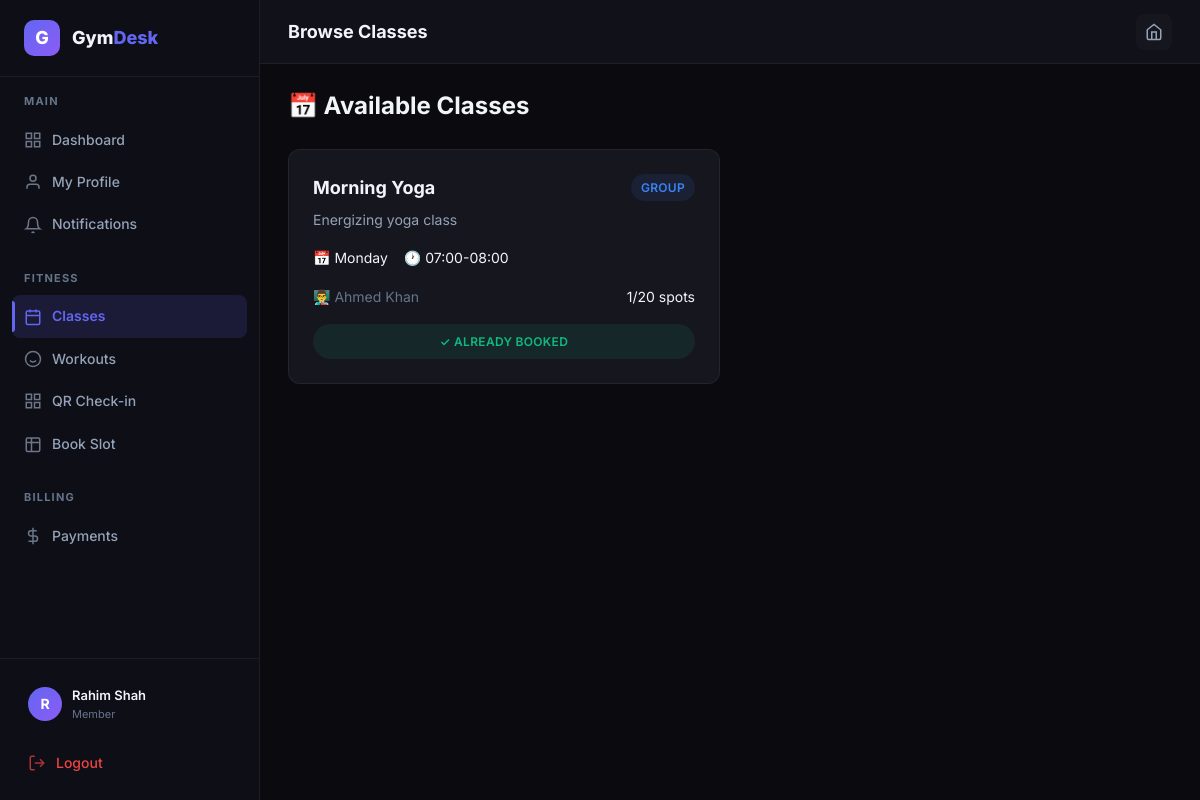
Page /member/classes (signed in) on the committed database.
### tables this page shows
CREATE TABLE users (
            id INTEGER PRIMARY KEY AUTOINCREMENT,
            email TEXT UNIQUE NOT NULL,
            password_hash TEXT NOT NULL,
            role TEXT NOT NULL CHECK(role IN ('system_admin','gym_admin','trainer','member')),
            full_name TEXT NOT NULL,
            phone TEXT,
            avatar TEXT,
            is_active INTEGER DEFAULT 1,
            created_at TIMESTAMP DEFAULT CURRENT_TIMESTAMP
        );

CREATE TABLE classes (
            id INTEGER PRIMARY KEY AUTOINCREMENT,
            gym_id INTEGER NOT NULL,
            trainer_id INTEGER,
            name TEXT NOT NULL,
            description TEXT,
            class_type TEXT DEFAULT 'group',
            capacity INTEGER DEFAULT 20,
            day_of_week TEXT NOT NULL,
            start_time TEXT NOT NULL,
            end_time TEXT NOT NULL,
            is_active INTEGER DEFAULT 1,
            created_at TIMESTAMP DEFAULT CURRENT_TIMESTAMP,
            FOREIGN KEY (gym_id) REFERENCES gyms(id),
            FOREIGN KEY (trainer_id) REFERENCES trainers(id)
        );

### backend/routes/member.py (the view)
@member_bp.route('/classes')
@login_required
@member_required
def classes():
    db = get_db()
    member = _get_member(db)
    classes_list = db.execute('''
        SELECT c.*, u.full_name as trainer_name,
               (SELECT COUNT(*) FROM class_bookings cb WHERE cb.class_id = c.id AND cb.status = 'booked') as booked_count
        FROM classes c
        LEFT JOIN trainers t ON c.trainer_id = t.id
        LEFT JOIN users u ON t.user_id = u.id
        WHERE c.gym_id = ? AND c.is_active = 1
        ORDER BY c.day_of_week, c.start_time
    ''', (member['gym_id'],)).fetchall()
    my_bookings = db.execute('''
        SELECT class_id FROM class_bookings
        WHERE member_id = ? AND status = 'booked'
    ''', (member['id'],)).fetchall()
    booked_ids = {b['class_id'] for b in my_bookings}
    db.close()
    return render_template('member/classes.html', classes=classes_list,
                           member=member, booked_ids=booked_ids)

### backend/app.py (called while the page is built)
    @property
    def is_authenticated(self):
        return True

### backend/database.py (called while the page is built)
def get_db():
    conn = sqlite3.connect(Config.DATABASE)
    conn.row_factory = sqlite3.Row
    conn.execute("PRAGMA foreign_keys = ON")
    return conn

### backend/routes/member.py (called while the page is built)
def _get_member(db):
    return db.execute('SELECT * FROM members WHERE user_id = ?', (current_user.id,)).fetchone()

### frontend/templates/member/classes.html
{% extends "dashboard_base.html" %}{% block title %}Classes{% endblock %}{% block page_title %}Browse Classes{% endblock
%}
{% block sidebar_nav %}{% include "member/_sidebar.html" %}{% endblock %}
{% block content %}
<div class="page-header">
    <h1>📅 Available Classes</h1>
</div>
{% if classes %}
<div style="display:grid;grid-template-columns:repeat(auto-fill,minmax(320px,1fr));gap:20px;">
    {% for c in classes %}
    <div class="card card-glow">
        <div class="flex items-center justify-between mb-2">
            <h4>{{ c['name'] }}</h4><span class="badge badge-info">{{ c['class_type']|title }}</span>
        </div>
        <p class="text-sm text-secondary mb-4">{{ c['description'] or 'No description' }}</p>
        <div class="flex gap-4 mb-4 text-sm">
            <span>📅 {{ c['day_of_week'] }}</span>
            <span>🕐 {{ c['start_time'] }}-{{ c['end_time'] }}</span>
        </div>
        <div class="flex items-center justify-between mb-4">
            <span class="text-sm text-muted">👨‍🏫 {{ c['trainer_name'] or 'TBD' }}</span>
            <span class="text-sm">{{ c['booked_count'] }}/{{ c['capacity'] }} spots</span>
        </div>
        {% if c['id'] in booked_ids %}
        <span class="badge badge-success w-full" style="justify-content:center;padding:8px;">✓ Already Booked</span>
        {% elif c['booked_count'] >= c['capacity'] %}
        <span class="badge badge-error w-full" style="justify-content:center;padding:8px;">Full</span>
        {% else %}
        <form method="POST" action="{{ url_for('member.book_class', class_id=c['id']) }}"><button
                class="btn btn-primary w-full">Book Class</button></form>
        {% endif %}
    </div>
    {% endfor %}
</div>
{% else %}<div class="empty-state">
    <h3>No classes available</h3>
</div>{% endif %}
{% endblock %}

### frontend/templates/dashboard_base.html (shortened to what this page needs)
{% extends "base.html" %}
{% block extra_css %}
<link rel="stylesheet" href="{{ url_for('static', filename='css/dashboard.css') }}">
{% endblock %}
{% block body %}
<div class="app-shell">
    <aside class="sidebar" id="sidebar">
        <div class="sidebar-header">
            <div class="sidebar-logo">G</div>
            <div class="sidebar-brand">Gym<span>Desk</span></div>
        </div>
        <nav class="sidebar-nav">
            {% block sidebar_nav %}{% endblock %}
        </nav>
        <div class="sidebar-footer">
            <div class="sidebar-user">
                <div class="sidebar-avatar">{{ current_user.full_name[0] }}</div>
                <div class="sidebar-user-info">
                    <div class="sidebar-user-name">{{ current_user.full_name }}</div>
                    <div class="sidebar-user-role">{{ current_user.role | replace('_', ' ') }}</div>
                </div>
            </div>
            <a href="{{ url_for('auth.logout') }}" class="nav-link mt-2" style="color: var(--error);">
                <svg width="18" height="18" viewBox="0 0 24 24" fill="none" stroke="currentColor" stroke-width="2">
                    <path d="M9 21H5a2 2 0 01-2-2V5a2 2 0 012-2h4" />
                    <polyline points="16 17 21 12 16 7" />
                    <line x1="21" y1="12" x2="9" y2="12" />
                </svg>
                Logout
            </a>
        </div>
    </aside>
    <main class="main-content">
        <header class="topbar">
            <div class="topbar-left">
                <h1 class="topbar-title">{% block page_title %}Dashboard{% endblock %}</h1>
            </div>
            <div class="topbar-right">
                <a href="{{ url_for('public.landing') }}" class="topbar-btn" title="Home">
                    <svg width="18" height="18" viewBox="0 0 24 24" fill="none" stroke="currentColor" stroke-width="2">
                        <path d="M3 9l9-7 9 7v11a2 2 0 01-2 2H5a2 2 0 01-2-2z" />
                        <polyline points="9 22 9 12 15 12 15 22" />
                    </svg>
                </a>
            </div>
        </header>
        <div class="page-content">
            {% block content %}{% endblock %}
        </div>
    </main>
</div>
{% endblock %}

### frontend/static/css/main.css (style rules this page uses)
:root { --bg-primary: #0a0a0f; --bg-secondary: #111119; --bg-card: #16161f; --bg-card-hover: #1c1c28; --bg-input: #1a1a26; --bg-sidebar: #0e0e16; --accent-primary: #6366f1; --accent-primary-hover: #818cf8; --accent-secondary: #8b5cf6; --accent-gradient: linear-gradient(135deg, #6366f1, #8b5cf6); --accent-glow: rgba(99, 102, 241, 0.15); --success: #10b981; --success-bg: rgba(16, 185, 129, 0.1); --warning: #f59e0b; --warning-bg: rgba(245, 158, 11, 0.1); --error: #ef4444; --error-bg: rgba(239, 68, 68, 0.1); --info: #3b82f6; --info-bg: rgba(59, 130, 246, 0.1); --text-primary: #f1f5f9; --text-secondary: #94a3b8; --text-muted: #64748b; --text-accent: #a5b4fc; --border-color: rgba(255, 255, 255, 0.06); --border-color-hover: rgba(255, 255, 255, 0.12); --border-accent: rgba(99, 102, 241, 0.3); --shadow-sm: 0 1px 3px rgba(0, 0, 0, 0.3); --shadow-md: 0 4px 12px rgba(0, 0, 0, 0.4); --shadow-lg: 0 8px 30px rgba(0, 0, 0, 0.5); --shadow-glow: 0 0 20px rgba(99, 102, 241, 0.15); --sidebar-width: 260px; --topbar-height: 64px; --border-radius: 12px; --border-radius-sm: 8px; --border-radius-lg: 16px; --transition-fast: 150ms ease; --transition-normal: 250ms ease; --transition-slow: 400ms ease; --font-family: 'Inter', -apple-system, BlinkMacSystemFont, 'Segoe UI', sans-serif; }
*, *::before, *::after { margin: 0; padding: 0; box-sizing: border-box; }
html { font-size: 16px; scroll-behavior: smooth; -webkit-font-smoothing: antialiased; -moz-osx-font-smoothing: grayscale; }
body { font-family: var(--font-family); background-color: var(--bg-primary); color: var(--text-primary); line-height: 1.6; min-height: 100vh; overflow-x: hidden; }
a { color: var(--accent-primary); text-decoration: none; transition: color var(--transition-fast); }
h1, h2, h3, h4, h5, h6 { color: var(--text-primary); font-weight: 700; line-height: 1.2; }
h1 { font-size: 2.25rem; }
h4 { font-size: 1.125rem; }
.text-muted { color: var(--text-muted); }
.text-secondary { color: var(--text-secondary); }
.card { background: var(--bg-card); border: 1px solid var(--border-color); border-radius: var(--border-radius); padding: 24px; transition: all var(--transition-normal); }
.card-glow { position: relative; overflow: hidden; }
.card-glow::before { content: ''; position: absolute; top: 0; left: 0; right: 0; height: 2px; background: var(--accent-gradient); opacity: 0; transition: opacity var(--transition-normal); }
.badge { display: inline-flex; align-items: center; gap: 4px; padding: 4px 10px; border-radius: 20px; font-size: 0.75rem; font-weight: 600; text-transform: uppercase; letter-spacing: 0.3px; }
.badge-success { background: var(--success-bg); color: var(--success); }
.badge-info { background: var(--info-bg); color: var(--info); }
.flex { display: flex; }
.items-center { align-items: center; }
.justify-between { justify-content: space-between; }
.gap-4 { gap: 16px; }
.w-full { width: 100%; }
.mt-2 { margin-top: 8px; }
.mb-2 { margin-bottom: 8px; }
.mb-4 { margin-bottom: 16px; }
.text-sm { font-size: 0.875rem; }

### rows in the picture
users: full_name "R", full_name "Rahim Shah", role "Member"
classes: name "Morning Yoga", class_type "GROUP", description "Energizing yoga class", day_of_week "Monday", start_time "07:00", end_time "08:00", full_name "Ahmed Khan", booked_count "1", capacity "20", shows "✓ ALREADY BOOKED"
